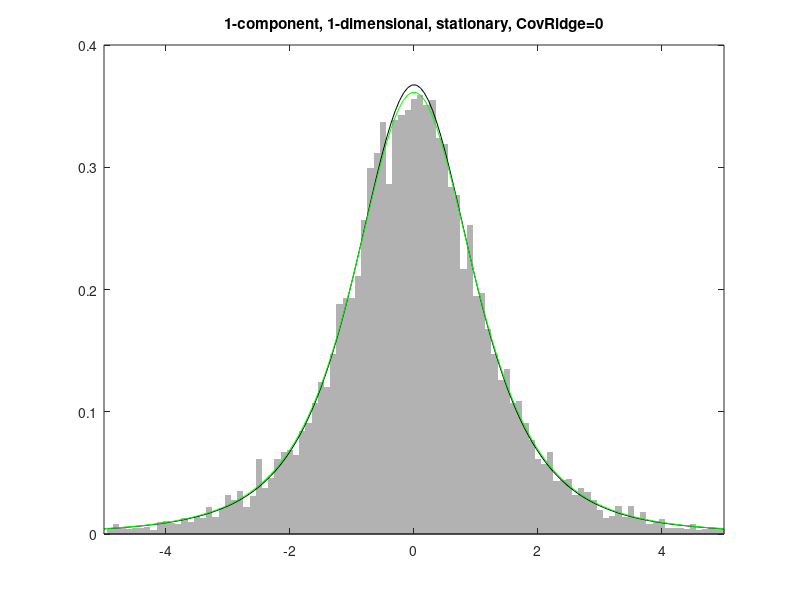

Write MATLAB code to recreate this figure. (Note: this script raises an error after producing the figure.)
% MoKsm test harness for t-distribution parameter estimation

%% Example 1: univariate, single-component, stationary

% Eliminate the regularizing ridge for this example
Df = 3;
DTmu = 60e3;
CovRidge = 0;

% Generate samples with mu = 0, Sigma = 1, and all in the same time bin
N = 1e4;
Y = trnd(Df, 1, N);
t = (DTmu / 2) * ones(1,N);

% Plotting parameters
xlimits = [-5 5];
legend_fmt = '%s: \\mu = %0.2f, \\Sigma = %0.2f, \\nu = %0.2f';

% Plot the histogram and the generating PDF
figure
% histogram
bins = linspace(xlimits(1), xlimits(2), 101)';
binwidth = mean(diff(bins));
bins = [bins(1) - binwidth; bins; bins(end) + binwidth];
counts = hist(Y', bins);
h_hist = bar(bins, counts/(N * binwidth), 1);
str_hist = 'Synthesized data';
set(h_hist,'FaceColor',[.7 .7 .7],'EdgeColor','none');
xlim(xlimits);
hold on
title('1-component, 1-dimensional, stationary, CovRidge=0');
% true PDF
x = linspace(xlimits(1), xlimits(2), 150)';
pdf_true = tpdf(x, Df);
h_true = plot(x, pdf_true, 'k-');
str_true = sprintf(legend_fmt, 'Truth', 0, 1, Df);

% Fit using stats toolbox
pd = fitdist(Y', 'tLocationScale');
pdf_fitdist = pd.pdf( x );
h_fitdist = plot(x, pdf_fitdist, 'g-');
str_fitdist = sprintf(legend_fmt, 'fitdist', pd.mu, pd.sigma, pd.nu);

% Fit using MoKsm
model = MoKsm('Df',Df, 'DTmu',DTmu, 'CovRidge',CovRidge);
model = model.fit(Y, t);
% Initial fit only does 1 EM step before split-and-merge; use refit() to
% run until convergerce
fprintf('Calling refit() to run EM until convergence');
model = model.refit();
fprintf('done\n');
% make sure we only got the one component
assert(size(model.mu,3)==1, 'Multiple components fitted');
% compute and plot the PDF
pdf_moksm = MoKsm.mvt( x' - model.mu, model.C, model.df);
h_moksm = plot(x, pdf_moksm, 'r-');
str_moksm = sprintf(legend_fmt, 'MoKsm', model.mu, model.C, model.df);

% Create legend
h_legend = legend([h_true h_hist h_fitdist h_moksm], ...
    str_true, str_hist, str_fitdist, str_moksm);
% Make sure the legend doesn't overlap the data
heights = [0 1 0 0 0 -1 0 0; 0 0 0 0 0 0 0 1] ...
    * [get(h_legend, 'Position'), get(gca,'Position')]';
ylim(ylim() * heights(2)/heights(1));


%% Example 2: something more realistic

% Ground truth
Df = 3;
n_t = 20;
DTmu = 60e3;
Tmu = (0:n_t) * DTmu; % length = n_t+1 for the last fencepost
mu_1 = [linspace(100, 200, n_t) ; linspace(300, 400, n_t)];
mu_2 = repmat([400; 100], [1 n_t]);
C_1 = [30 -15; -15 30]^2;
C_2 = [30 5; 5 30]^2;
N_1 = 2000;
N_2 = 1000;
ndims = 2;

% Generate points
mu = cat(3, mu_1, mu_2);
C = cat(3, C_1, C_2);
N = cat(2, N_1, N_2);
n_cl = size(mu,3);
t_arr = cell(n_cl,1);
Y_arr = cell(n_cl,1);
for k = 1:n_cl
    % Time
    t = linspace(1, Tmu(end)-1, N(k));
    % Spikes
    % mvtrnd is a bit too paternalistic; it doesn't let you specify a scale
    % matrix (probably because it's worried about the user confusing the
    % scale matrix for the expected covariance).
    R = chol(C(:,:,k));
    u = chi2rnd(Df/2, [N(k) 1]);
    X = bsxfun(@rdivide, randn(N(k), ndims)*R, sqrt(u)); % row vectors
    Y = X' + mu(:,ceil(t/DTmu),k);
    % Collect and go on to the next component
    t_arr{k} = t;
    Y_arr{k} = Y;
end
% Combine the two sources
t = cat(2, t_arr{:});
Y = cat(2, Y_arr{:});
[t, sortperm] = sort(t);
Y = Y(:,sortperm);

% Figure parameters
n_skip = 5;
xlimits = [0 500];
ylimits = [0 500];

% Plot the raw data and the training points
figure
subplot(1,2,1)
% Synthetic data
h_data = plot(Y(1,:), Y(2,:), 'k.', 'MarkerSize',2);
str_data = 'Data points';
xlim(xlimits);
ylim(ylimits);
title(sprintf('%d non-stationary clusters, df=%.1f', n_cl, Df));
hold on
% Ground truth (ellipses)
theta = linspace(0, 2*pi, 100);
unit_circle = [sin(theta); cos(theta)];
for k = 1:n_cl
    % For each component
    R = chol(C(:,:,k));
    for j = ceil(n_skip/2):n_skip:n_t
        % For each selected time step
        ellipse = bsxfun(@plus, R' * unit_circle, mu(:,j,k));
        h_truth = plot(ellipse(1,:), ellipse(2,:), 'k-');
        % Go on to the next time step
    end
    % Go on to the next component
end
str_truth = 'Ground truth';

% Fit using MoKsm
model = MoKsm('Df',Df, 'DTmu',DTmu, 'ClusterCost',.05);
model = model.fit(Y, t);
% Plot
n_cl_moksm = size(model.mu, 3);
colors = lines(n_cl_moksm);
h_moksm2 = zeros(1,n_cl_moksm);
str_moksm2 = cell(1,n_cl_moksm);
for k = 1:size(model.mu,3)
    % For each component
    R = chol(model.C(:,:,k));
    for j = ceil(n_skip/2):n_skip:size(model.mu,2)
        % For each selected time step
        ellipse = bsxfun(@plus, R' * unit_circle, model.mu(:,j,k));
        h_moksm2(k) = plot(ellipse(1,:), ellipse(2,:), '-', ...
            'Color',colors(k,:));
        str_moksm2{k} = sprintf('MoKsm cl %d',k);
        % Go on to the next time step
    end
    % Go on to the next component
end

% Legend
h_legend = legend([h_truth, h_data, h_moksm2], ...
    str_truth, str_data, str_moksm2{:});

% Use the MoKsm model to generate data
subplot(1,2,2);
% Generate points
N_moksm = round(sum(N) * model.priors);
for k = 1:n_cl_moksm
    % Time
    t = linspace(1, model.mu_t(end)-1, N_moksm(k));
    % Spikes
    R = chol(model.C(:,:,k));
    u = chi2rnd(model.df/2, [N_moksm(k) 1]);
    X = bsxfun(@rdivide, randn(N_moksm(k), ndims)*R, sqrt(u));
    Y = X' + model.mu(:,ceil(t/DTmu),k);
    % Plot
    plot(Y(1,:), Y(2,:), '.', 'MarkerSize',2, 'Color',colors(k,:));
    hold on
end
% Make it pretty
xlim(xlimits);
ylim(ylimits);
title('Points generated from Moksm-fitted model');

